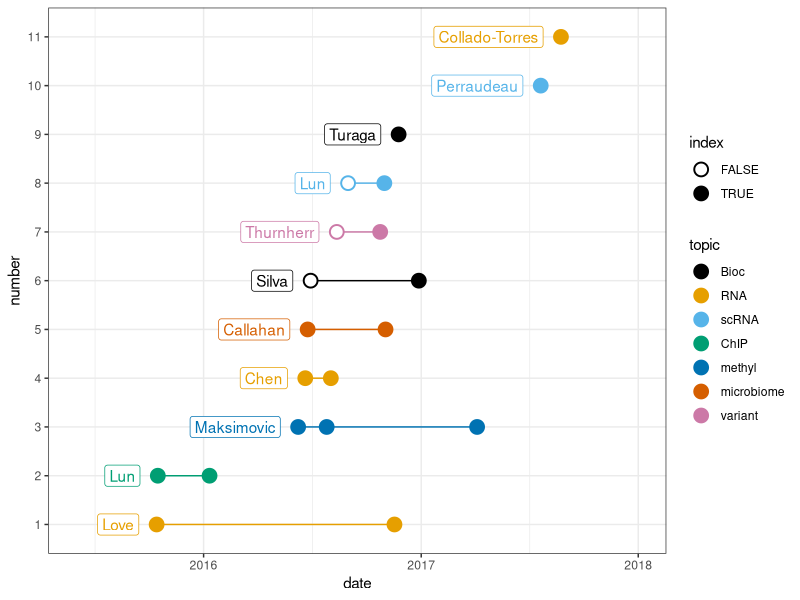

Generate this figure with R:
library(readr)
library(dplyr)
library(ggplot2)
dat <- read_tsv("bioc-f1000r.tsv")
dois <- dat %>%
  filter(vers==1) %>%
  arrange(date) %>%
  pull(doi)
dat <- dat %>%
  mutate(number=factor(as.integer(factor(doi,levels=dois))))
dat <- dat %>%
  mutate(topic=factor(topic, levels=c("Bioc","RNA","scRNA","ChIP","methyl","protein","microbiome","variant")))
rgb2 <- function(x,y,z) rgb(x,y,z,maxColorValue=255)
cols <- c("black",
          rgb2(230,159,0),
          rgb2(86,180,233),
          rgb2(0,158,115),
          rgb2(0,114,178),
          rgb2(213,94,0),
          rgb2(204,121,167))
ggplot(dat, aes(date, number, col=topic, shape=index, group=number)) +
  geom_line(show.legend=FALSE) + geom_point(fill="white", size=4, stroke=1) + 
  scale_shape_manual(values=c(21,19)) +
  scale_color_manual(values=cols) + 
  geom_label(data=dat[dat$vers==1,], aes(date, number, label=author),
             hjust="right", nudge_x=-30, show.legend=FALSE) +
  theme_bw() +
  xlim(as.Date(c("2015-06-01","2018-01-01")))
